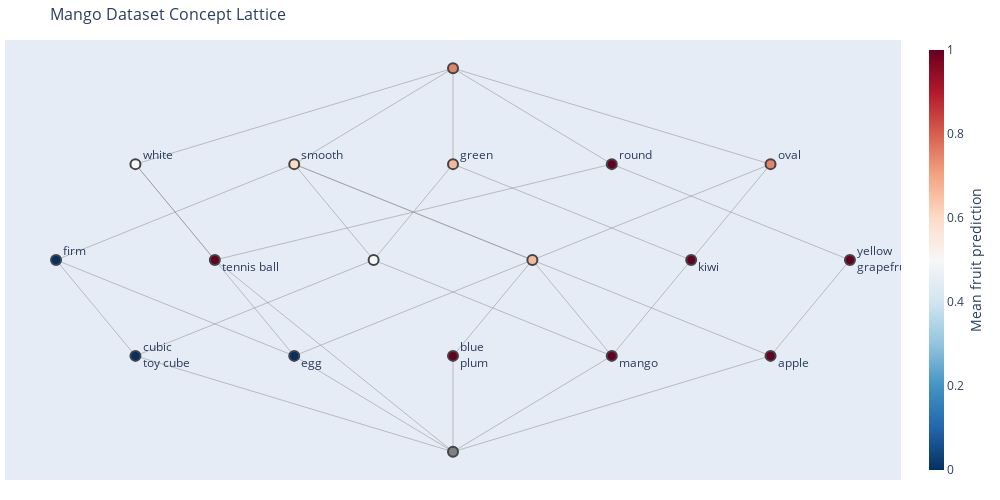

Write notebook code for a chart like this one.
### Code cell
fig.show()

### Figure 1 — Plotly figure (JSON) as saved in the notebook; plotly's stock layout.template omitted (floating-point values rounded to 4 significant figures)
{"data": [{"hoverinfo": "none", "line": {"color": "#888", "width": 0.5}, "mode": "lines", "type": "scatter", "x": [0, 0, null, 0, 0.5, null, -1.5, 0, null, -1.5, 1, null, -1.5, -2, null, 0, -0.5, null, 0, 1.5, null, 0, 0, null, 2, 0.5, null, 2, 1.5, null, 2, 0, null, -2.5, -1, null, -2.5, -2, null, -2.5, -1, null, 0.5, -1, null, 0.5, 1, null, 0.5, -1, null, 0, 1, null, 0, -1, null, 0, -2, null, 2.5, 2, null, 2.5, 1, null, 1, 0, null, 1, -0.5, null, 1, 1.5, null, -0.5, -2, null, -0.5, -1, null, 0, -1, null, 0, 2, null, 0, -2, null, -1, 2, null, -1, -2, null], "y": [2, 1, null, 2, 3, null, 3, 1, null, 3, 4, null, 3, 4, null, 4, 3, null, 4, 3, null, 4, 5, null, 4, 3, null, 4, 3, null, 4, 5, null, 3, 2, null, 3, 2, null, 3, 4, null, 3, 2, null, 3, 2, null, 3, 4, null, 5, 4, null, 5, 4, null, 5, 4, null, 3, 2, null, 3, 4, null, 2, 1, null, 2, 3, null, 2, 3, null, 3, 2, null, 3, 4, null, 1, 2, null, 1, 2, null, 1, 2, null, 4, 2, null, 2, 4, null]}, {"hoverinfo": "text", "hovertext": ["Concept 12<br>extent (len: 1): plum<br>intent (len: 3): smooth, blue, oval<br>new extent (len: 1): plum<br>new intent (len: 1): blue<br>mean_y_true: 1.0<br>mean_y_pred: 1.0<br>Metrics<br>\taccuracy: 1.0<br>\tprecision: 1.0<br>\trecall: 1.0<br>\tneg_precision: 0.0<br>\tneg_recall: 0.0<br><br>", "Concept 10<br>extent (len: 1): tennis ball<br>intent (len: 2): white, round<br>new extent (len: 1): tennis ball<br>new intent (len: 0): emptyset<br>mean_y_true: 0.0<br>mean_y_pred: 1.0<br>Metrics<br>\taccuracy: 0.0<br>\tprecision: 0.0<br>\trecall: 0.0<br>\tneg_precision: 0.0<br>\tneg_recall: 0.0<br><br>", "Concept 1<br>extent (len: 3): kiwi, toy cube, mango<br>intent (len: 1): green<br>new extent (len: 0): emptyset<br>new intent (len: 1): green<br>mean_y_true: 0.67<br>mean_y_pred: 0.67<br>Metrics<br>\taccuracy: 1.0<br>\tprecision: 1.0<br>\trecall: 1.0<br>\tneg_precision: 1.0<br>\tneg_recall: 1.0<br><br>", "Concept 2<br>extent (len: 4): kiwi, plum, egg, mango<br>intent (len: 1): oval<br>new extent (len: 0): emptyset<br>new intent (len: 1): oval<br>mean_y_true: 0.75<br>mean_y_pred: 0.75<br>Metrics<br>\taccuracy: 1.0<br>\tprecision: 1.0<br>\trecall: 1.0<br>\tneg_precision: 1.0<br>\tneg_recall: 1.0<br><br>", "Concept 6<br>extent (len: 2): toy cube, egg<br>intent (len: 2): firm, smooth<br>new extent (len: 0): emptyset<br>new intent (len: 1): firm<br>mean_y_true: 0.0<br>mean_y_pred: 0.0<br>Metrics<br>\taccuracy: 1.0<br>\tprecision: 0.0<br>\trecall: 0.0<br>\tneg_precision: 1.0<br>\tneg_recall: 1.0<br><br>", "Concept 9<br>extent (len: 3): plum, egg, mango<br>intent (len: 2): smooth, oval<br>new extent (len: 0): emptyset<br>new intent (len: 0): emptyset<br>mean_y_true: 0.67<br>mean_y_pred: 0.67<br>Metrics<br>\taccuracy: 1.0<br>\tprecision: 1.0<br>\trecall: 1.0<br>\tneg_precision: 1.0<br>\tneg_recall: 1.0<br><br>", "Concept 0<br>extent (len: 8): apple, grapefruit, kiwi, plum, toy cube, egg, tennis ball, mango<br>intent (len: 0): emptyset<br>new extent (len: 0): emptyset<br>new intent (len: 0): emptyset<br>mean_y_true: 0.62<br>mean_y_pred: 0.75<br>Metrics<br>\taccuracy: 0.88<br>\tprecision: 0.83<br>\trecall: 1.0<br>\tneg_precision: 1.0<br>\tneg_recall: 0.67<br><br>", "Concept 11<br>extent (len: 2): apple, grapefruit<br>intent (len: 2): yellow, round<br>new extent (len: 1): grapefruit<br>new intent (len: 1): yellow<br>mean_y_true: 1.0<br>mean_y_pred: 1.0<br>Metrics<br>\taccuracy: 1.0<br>\tprecision: 1.0<br>\trecall: 1.0<br>\tneg_precision: 0.0<br>\tneg_recall: 0.0<br><br>", "Concept 13<br>extent (len: 1): mango<br>intent (len: 3): smooth, green, oval<br>new extent (len: 1): mango<br>new intent (len: 0): emptyset<br>mean_y_true: 1.0<br>mean_y_pred: 1.0<br>Metrics<br>\taccuracy: 1.0<br>\tprecision: 1.0<br>\trecall: 1.0<br>\tneg_precision: 0.0<br>\tneg_recall: 0.0<br><br>", "Concept 8<br>extent (len: 2): toy cube, mango<br>intent (len: 2): smooth, green<br>new extent (len: 0): emptyset<br>new intent (len: 0): emptyset<br>mean_y_true: 0.5<br>mean_y_pred: 0.5<br>Metrics<br>\taccuracy: 1.0<br>\tprecision: 1.0<br>\trecall: 1.0<br>\tneg_precision: 1.0<br>\tneg_recall: 1.0<br><br>", "Concept 17<br>extent (len: 0): emptyset<br>intent (len: 9): firm, smooth, yellow, green, blue, white, round, oval, cubic<br>new extent (len: 0): emptyset<br>new intent (len: 0): emptyset<br>Metrics<br><br>", "Concept 4<br>extent (len: 5): apple, plum, toy cube, egg, mango<br>intent (len: 1): smooth<br>new extent (len: 0): emptyset<br>new intent (len: 1): smooth<br>mean_y_true: 0.6<br>mean_y_pred: 0.6<br>Metrics<br>\taccuracy: 1.0<br>\tprecision: 1.0<br>\trecall: 1.0<br>\tneg_precision: 1.0<br>\tneg_recall: 1.0<br><br>", "Concept 16<br>extent (len: 1): egg<br>intent (len: 4): firm, smooth, white, oval<br>new extent (len: 1): egg<br>new intent (len: 0): emptyset<br>mean_y_true: 0.0<br>mean_y_pred: 0.0<br>Metrics<br>\taccuracy: 1.0<br>\tprecision: 0.0<br>\trecall: 0.0<br>\tneg_precision: 1.0<br>\tneg_recall: 1.0<br><br>", "Concept 3<br>extent (len: 3): apple, grapefruit, tennis ball<br>intent (len: 1): round<br>new extent (len: 0): emptyset<br>new intent (len: 1): round<br>mean_y_true: 0.67<br>mean_y_pred: 1.0<br>Metrics<br>\taccuracy: 0.67<br>\tprecision: 0.67<br>\trecall: 1.0<br>\tneg_precision: 0.0<br>\tneg_recall: 0.0<br><br>", "Concept 14<br>extent (len: 1): apple<br>intent (len: 3): smooth, yellow, round<br>new extent (len: 1): apple<br>new intent (len: 0): emptyset<br>mean_y_true: 1.0<br>mean_y_pred: 1.0<br>Metrics<br>\taccuracy: 1.0<br>\tprecision: 1.0<br>\trecall: 1.0<br>\tneg_precision: 0.0<br>\tneg_recall: 0.0<br><br>", "Concept 5<br>extent (len: 2): egg, tennis ball<br>intent (len: 1): white<br>new extent (len: 0): emptyset<br>new intent (len: 1): white<br>mean_y_true: 0.0<br>mean_y_pred: 0.5<br>Metrics<br>\taccuracy: 0.5<br>\tprecision: 0.0<br>\trecall: 0.0<br>\tneg_precision: 1.0<br>\tneg_recall: 0.5<br><br>", "Concept 15<br>extent (len: 1): toy cube<br>intent (len: 4): firm, smooth, green, cubic<br>new extent (len: 1): toy cube<br>new intent (len: 1): cubic<br>mean_y_true: 0.0<br>mean_y_pred: 0.0<br>Metrics<br>\taccuracy: 1.0<br>\tprecision: 0.0<br>\trecall: 0.0<br>\tneg_precision: 1.0<br>\tneg_recall: 1.0<br><br>", "Concept 7<br>extent (len: 2): kiwi, mango<br>intent (len: 2): green, oval<br>new extent (len: 1): kiwi<br>new intent (len: 0): emptyset<br>mean_y_true: 1.0<br>mean_y_pred: 1.0<br>Metrics<br>\taccuracy: 1.0<br>\tprecision: 1.0<br>\trecall: 1.0<br>\tneg_precision: 0.0<br>\tneg_recall: 0.0<br><br>"], "marker": {"color": [1, 1, 0.6667, 0.75, 0, 0.6667, 0.75, 1, 1, 0.5, "grey", 0.6, 0, 1, 1, 0.5, 0, 1], "colorbar": {"thickness": 15, "title": {"side": "right", "text": "Mean fruit prediction"}, "xanchor": "left"}, "colorscale": [[0, "rgb(103,0,31)"], [0.1, "rgb(178,24,43)"], [0.2, "rgb(214,96,77)"], [0.3, "rgb(244,165,130)"], [0.4, "rgb(253,219,199)"], [0.5, "rgb(247,247,247)"], [0.6, "rgb(209,229,240)"], [0.7, "rgb(146,197,222)"], [0.8, "rgb(67,147,195)"], [0.9, "rgb(33,102,172)"], [1, "rgb(5,48,97)"]], "line": {"width": 2}, "reversescale": true, "showscale": true, "size": 10}, "mode": "markers+text", "text": ["blue<br>plum", "<br>tennis ball", "green<br>", "oval<br>", "firm<br>", "<br>", "<br>", "yellow<br>grapefruit", "<br>mango", "<br>", "<br>", "smooth<br>", "<br>egg", "round<br>", "<br>apple", "white<br>", "cubic<br>toy cube", "<br>kiwi"], "textposition": "middle right", "type": "scatter", "x": [0, -1.5, 0, 2, -2.5, 0.5, 0, 2.5, 1, -0.5, 0, -1, -1, 1, 2, -2, -2, 1.5], "y": [2, 3, 4, 4, 3, 3, 5, 3, 2, 3, 1, 4, 2, 4, 2, 4, 2, 3]}], "layout": {"height": 500, "hovermode": "closest", "margin": {"b": 20, "l": 5, "r": 5, "t": 40}, "showlegend": false, "title": {"font": {"size": 16}, "text": "Mango Dataset Concept Lattice"}, "width": 1000, "xaxis": {"showgrid": false, "showticklabels": false, "zeroline": false}, "yaxis": {"showgrid": false, "showticklabels": false, "zeroline": false}}}
